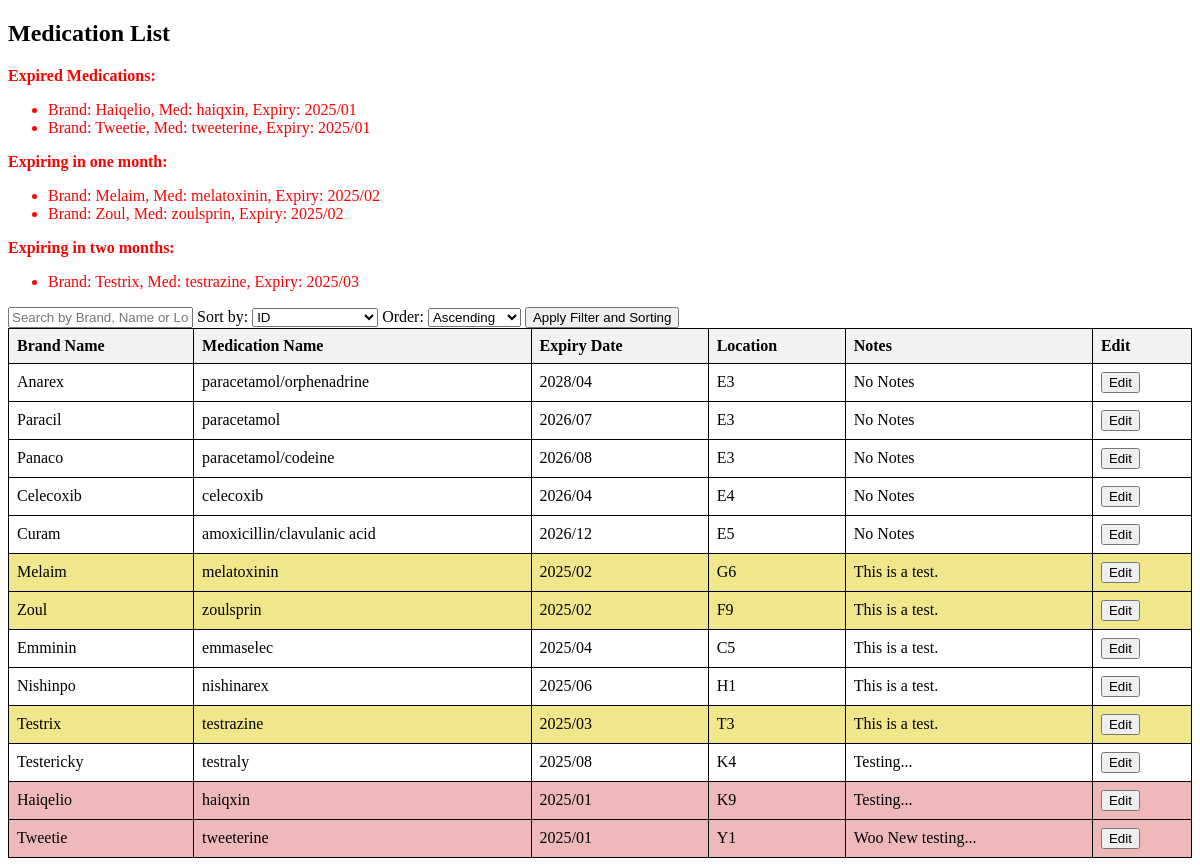
/medications, run on the app's committed database.
### tables this page shows
CREATE TABLE medications (
            medication_id INTEGER PRIMARY KEY AUTOINCREMENT,
            brand_name TEXT NOT NULL,
            medication_name TEXT NOT NULL,
            expiry_date TEXT NOT NULL,
            location TEXT NOT NULL,
            notes TEXT
        );

### app.py (the view, shortened to what this page needs)
@app.route("/medications", methods=["GET"])
def medications():
    db = MedicationDatabase()
    search_term = request.args.get("search_term", "")
    sort_by = request.args.get("sort_by", "medication_id")
    sort_order = request.args.get("sort_order", "asc")
    with db as db_conn:
        query = "SELECT * FROM medications"
        query_args = []
        query += f" ORDER BY {sort_by} {sort_order}"
        db_conn.cursor.execute(query, query_args)
        medications = db_conn.cursor.fetchall()
    expiry_alerts = get_expiry_alerts(
        db
    )  # Added this to render the expiry alerts in this page also.
    return render_template(
        "medications.html",
        medications=medications,
        sort_by=sort_by,
        search_term=search_term,
        sort_order=sort_order,
        expiry_alerts=expiry_alerts,
        db=db,
    )

### database.py (called while the page is built)
    def __enter__(self):
        self.conn = sqlite3.connect(self.db_name)
        self.cursor = self.conn.cursor()
        return self

    def __exit__(self, exc_type, exc_val, exc_tb):
        if self.conn:
            self.conn.close()

### templates/medications.html (shortened to what this page needs)
<!DOCTYPE html>
<html lang="en">
<head>
</head>
<body>
    <h2>Medication List</h2>
    {% if expiry_alerts['expired'] or expiry_alerts['expiring_in_one_month'] or expiry_alerts['expiring_in_two_months']
    or expiry_alerts['closest_expiry'] %}
    <div style="color: red;">
        {% if expiry_alerts['expired'] %}
        <p><strong>Expired Medications:</strong></p>
        <ul>
            {% for med in expiry_alerts['expired'] %}
            <li> Brand: {{med[1]}}, Med: {{med[2]}}, Expiry: {{med[3]}}
            </li>
            {% endfor %}
        </ul>
        {% endif %}
        {% if expiry_alerts['expiring_in_one_month'] %}
        <p><strong>Expiring in one month:</strong></p>
        <ul>
            {% for med in expiry_alerts['expiring_in_one_month'] %}
            <li>Brand: {{med[1]}}, Med: {{med[2]}}, Expiry: {{med[3]}}</li>
            {% endfor %}
        </ul>
        {% endif %}
        {% if expiry_alerts['expiring_in_two_months'] %}
        <p><strong>Expiring in two months:</strong></p>
        <ul>
            {% for med in expiry_alerts['expiring_in_two_months'] %}
            <li> Brand: {{med[1]}}, Med: {{med[2]}}, Expiry: {{med[3]}}</li>
            {% endfor %}
        </ul>
        {% endif %}
    </div>
    {% endif %}
    <form method="get">
        <input type="text" name="search_term" placeholder="Search by Brand, Name or Location"
            value="{{ search_term if search_term else ''}}">
        <label for="sort_by">Sort by:</label>
        <select name="sort_by" id="sort_by">
            <option value="medication_id" {% if sort_by=="medication_id" %}selected{% endif %}>ID</option>
        </select>
        <label for="sort_order">Order:</label>
        <select name="sort_order" id="sort_order">
            <option value="asc" {% if sort_order=="asc" %}selected{% endif %}>Ascending</option>
        </select>
        <button type="submit">Apply Filter and Sorting</button>
    </form>
    <table>
        <thead>
            <tr>
                <th>Brand Name</th>
                <th>Medication Name</th>
                <th>Expiry Date</th>
                <th>Location</th>
                <th>Notes</th>
                <th>Edit</th>
            </tr>
        </thead>
        <tbody>
            {% for medication in medications %}
            <tr
                class="{% if medication in expiry_alerts['expired'] %}expired{% elif medication in expiry_alerts['expiring_in_one_month'] or medication in expiry_alerts['expiring_in_two_months'] %}expiring{% endif %}">
                <td>{{ medication[1] }}</td>
                <td>{{ medication[2] }}</td>
                <td>{{ medication[3] }}</td>
                <td>{{ medication[4] }}</td>
                <td>{{ medication[5] if medication[5] else 'No Notes' }}</td>
                <td> <a href="/edit/{{medication[0]}}"><button>Edit</button></a> </td>
            </tr>
            {% endfor %}
        </tbody>
    </table>
</body>
</html>

### templates/medications.html (style rules this page uses)
table { border-collapse: collapse; width: 100%; }
th, td { border: 1px solid black; padding: 8px; text-align: left; }
th { background-color: #f2f2f2; }
.expired { background-color: #efb9b9; }
.expiring { background-color: #f0e68c; }

### data on the page
medications: brand_name "Haiqelio", medication_name "haiqxin", expiry_date "2025/01", location "K9", notes "Testing..."
medications: brand_name "Tweetie", medication_name "tweeterine", expiry_date "2025/01", location "Y1", notes "Woo New testing..."
medications: brand_name "Melaim", medication_name "melatoxinin", expiry_date "2025/02", location "G6", notes "This is a test."
medications: brand_name "Zoul", medication_name "zoulsprin", expiry_date "2025/02", location "F9", notes "This is a test."
medications: brand_name "Testrix", medication_name "testrazine", expiry_date "2025/03", location "T3", notes "This is a test."
medications: brand_name "Anarex", medication_name "paracetamol/orphenadrine", expiry_date "2028/04", location "E3", medication "No Notes"
medications: brand_name "Paracil", medication_name "paracetamol", expiry_date "2026/07", location "E3", medication "No Notes"
medications: brand_name "Panaco", medication_name "paracetamol/codeine", expiry_date "2026/08", location "E3", medication "No Notes"
medications: brand_name "Celecoxib", medication_name "celecoxib", expiry_date "2026/04", location "E4", medication "No Notes"
medications: brand_name "Curam", medication_name "amoxicillin/clavulanic acid", expiry_date "2026/12", location "E5", medication "No Notes"
medications: brand_name "Emminin", medication_name "emmaselec", expiry_date "2025/04", location "C5", notes "This is a test."
medications: brand_name "Nishinpo", medication_name "nishinarex", expiry_date "2025/06", location "H1", notes "This is a test."
medications: brand_name "Testericky", medication_name "testraly", expiry_date "2025/08", location "K4", notes "Testing..."
